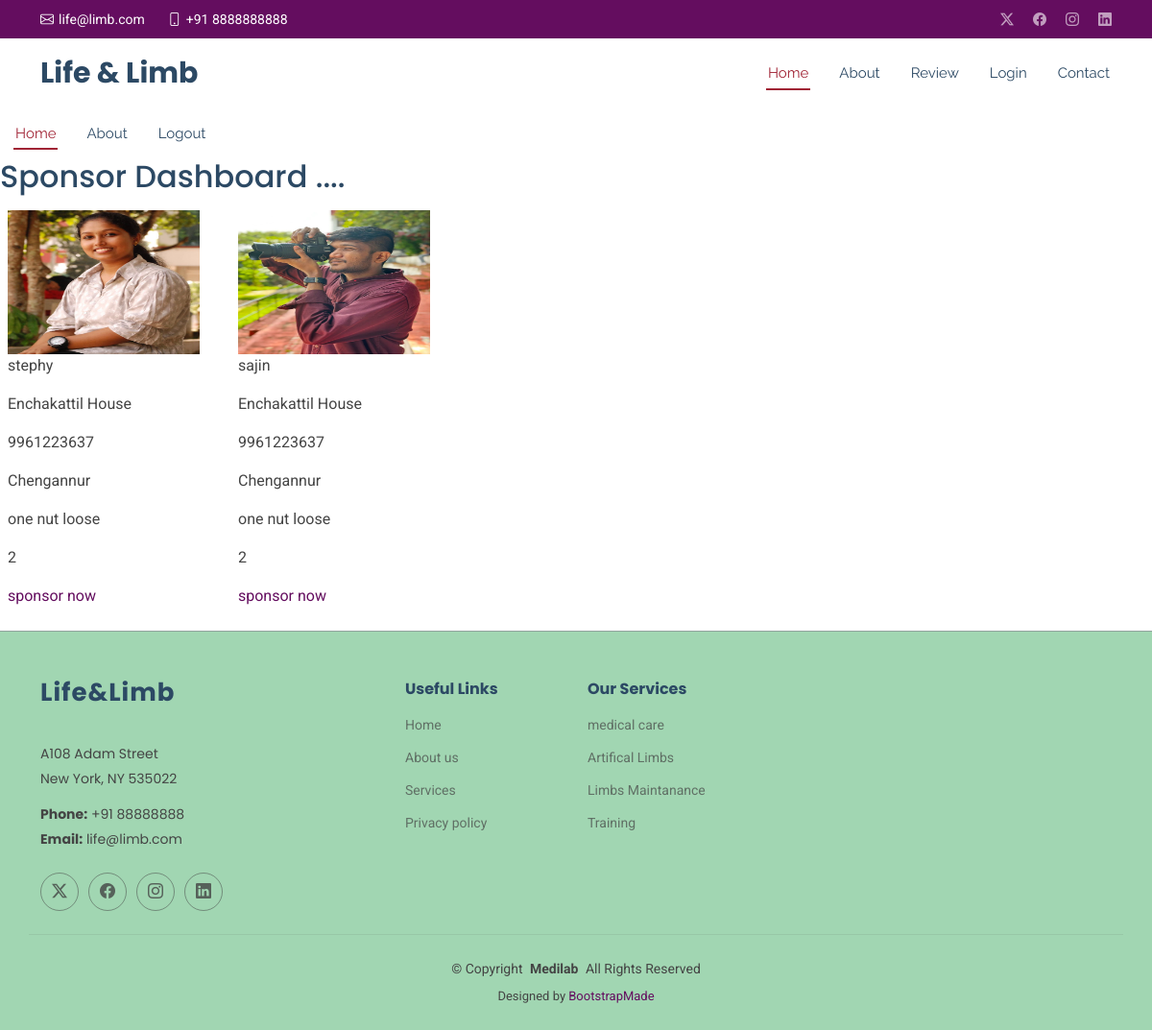
The app's page /spoboard/ with its own data.
### appname/models.py (models this page shows, shortened)
class UserDetail(models.Model):
    patient=models.OneToOneField(User,on_delete=models.CASCADE,null=True)
    is_patient=models.BooleanField(default=True)
    uaddress = models.CharField(max_length=50,null=True)
    umobile_no = models.BigIntegerField(null=True)
    ulocation = models.CharField(max_length=50,null=True)
    uphoto = models.ImageField( upload_to="pics",blank=True,null=True)
    description = models.CharField( max_length=100)
    no_year = models.IntegerField()
    is_approved= models.BooleanField(default=False)

### appname/views.py (the view)
# urls.py: path('spoboard/',spoboard,name="sponsor_dashboard"),
def spoboard(request):
    obj=UserDetail.objects.all()
    context={
    'obj':obj,
    }
    return render(request,'appname/spoboard.html',context)

### appname/templates/appname/spoboard.html (shortened to what this page needs)
{% extends "appname/_base.html" %}
{% load static %}
{%block content%}
    {% block navbar%}
    <nav id="navmenu" class="navmenu">
      <ul>
        <li><a href="#hero" class="active">Home<br></a></li>
        <li><a href="#about">About</a></li>
        <li><a href="{% url 'logout' %}">Logout </a></li>
      </ul>
    </nav>
    {%endblock%}
    <h2>
        Sponsor  Dashboard ....
    </h2>
<div class="d-flex flex-row bd-highlight mb-3">
    {% for  i in obj %}
    <div class="p-2 bd-highlight" style="width: 15rem;">
        <i><img src="{{i.uphoto.url}}" alt="#" height="150" width="200" class="me-3"/></i>
          <p>{{i.patient}}</p>
          <p>{{i.uaddress}}</p>
          <p>{{i.umobile_no}}</p>
          <p>{{i.ulocation}}</p>
          <p>{{i.description}}</p>
          <p>{{i.no_year}}</p>
          <a class="read_more" href="{% url 'pay' i.patient i.uaddress i.umobile_no i.ulocation %}">sponsor now</a>
    </div>
               {% endfor %}
</div>
{% endblock %}

### appname/templates/appname/_base.html (shortened to what this page needs)
{% load static %}
<!DOCTYPE html>
<html lang="en">
<head>
  <link href="{% static 'assets/vendor/bootstrap/css/bootstrap.min.css' %}" rel="stylesheet">
  <link href="{% static 'assets/vendor/bootstrap-icons/bootstrap-icons.css' %}" rel="stylesheet">
  <link href="{% static 'assets/vendor/aos/aos.css' %}" rel="stylesheet">
  <link href="{% static 'assets/vendor/fontawesome-free/css/all.min.css' %}" rel="stylesheet">
  <link href="{% static 'assets/vendor/glightbox/css/glightbox.min.css' %}" rel="stylesheet">
  <link href="{% static 'assets/vendor/swiper/swiper-bundle.min.css' %}" rel="stylesheet">
  <link href="{% static 'assets/css/main.css' %}" rel="stylesheet">
</head>
<body class="index-page">
  <header id="header" class="header sticky-top">
    <div class="topbar d-flex align-items-center">
      <div class="container d-flex justify-content-center justify-content-md-between">
        <div class="contact-info d-flex align-items-center">
          <i class="bi bi-envelope d-flex align-items-center"><a href="mailto:contact@example.com">life@limb.com</a></i>
          <i class="bi bi-phone d-flex align-items-center ms-4"><span>+91 8888888888</span></i>
        </div>
        <div class="social-links d-none d-md-flex align-items-center">
          <a href="#" class="twitter"><i class="bi bi-twitter-x"></i></a>
          <a href="#" class="facebook"><i class="bi bi-facebook"></i></a>
          <a href="#" class="instagram"><i class="bi bi-instagram"></i></a>
          <a href="#" class="linkedin"><i class="bi bi-linkedin"></i></a>
        </div>
      </div>
    </div>
    <div class="branding d-flex align-items-center">
      <div class="container position-relative d-flex align-items-center justify-content-between">
        <a href="index.html" class="logo d-flex align-items-center me-auto">
          <h1 class="sitename">Life & Limb</h1>
        </a>
          {% block nav1%}
        <nav id="navmenu" class="navmenu">
          <ul>
            <li><a href="#hero" class="active">Home<br></a></li>
            <li><a href="#about">About</a></li>
            <li><a href="#serivces">Review</a></li>
            <li><a href="{% url 'login' %}">Login </a></li>
            <li><a href="#contact">Contact</a></li>
          </ul>
        </nav>
        {%endblock%}
      </div>
    </div>
  </header>
<body>
    <header id="header" class="header sticky-top">
{%block content%}
 {% endblock %}
  <footer id="footer" class="footer light-background">
    <div class="container footer-top">
      <div class="row gy-4">
        <div class="col-lg-4 col-md-6 footer-about">
          <a href="index.html" class="logo d-flex align-items-center">
            <span class="sitename">Life&Limb</span>
          </a>
          <div class="footer-contact pt-3">
            <p>A108 Adam Street</p>
            <p>New York, NY 535022</p>
            <p class="mt-3"><strong>Phone:</strong> <span>+91 88888888</span></p>
            <p><strong>Email:</strong> <span>life@limb.com</span></p>
          </div>
          <div class="social-links d-flex mt-4">
            <a href=""><i class="bi bi-twitter-x"></i></a>
            <a href=""><i class="bi bi-facebook"></i></a>
            <a href=""><i class="bi bi-instagram"></i></a>
            <a href=""><i class="bi bi-linkedin"></i></a>
          </div>
        </div>
        <div class="col-lg-2 col-md-3 footer-links">
          <h4>Useful Links</h4>
          <ul>
            <li><a href="#">Home</a></li>
            <li><a href="#">About us</a></li>
            <li><a href="#">Services</a></li>
            <li><a href="#">Privacy policy</a></li>
          </ul>
        </div>
        <div class="col-lg-2 col-md-3 footer-links">
          <h4>Our Services</h4>
          <ul>
            <li><a href="#">medical care</a></li>
            <li><a href="#">Artifical Limbs</a></li>
            <li><a href="#">Limbs Maintanance</a></li>
            <li><a href="#">Training</a></li>
          </ul>
        </div>
      </div>
    </div>
    <div class="container copyright text-center mt-4">
      <p>© <span>Copyright</span> <strong class="px-1 sitename">Medilab</strong> <span>All Rights Reserved</span></p>
      <div class="credits">
        Designed by <a href="https://bootstrapmade.com/">BootstrapMade</a>
      </div>
    </div>
  </footer>
</body>
</html>

### records on screen
UserDetail: uphoto (picture), patient "stephy", uaddress "Enchakattil House", umobile_no "9961223637", ulocation "Chengannur", description "one nut loose", no_year "2"
UserDetail: uphoto (picture), patient "sajin", uaddress "Enchakattil House", umobile_no "9961223637", ulocation "Chengannur", description "one nut loose", no_year "2"
